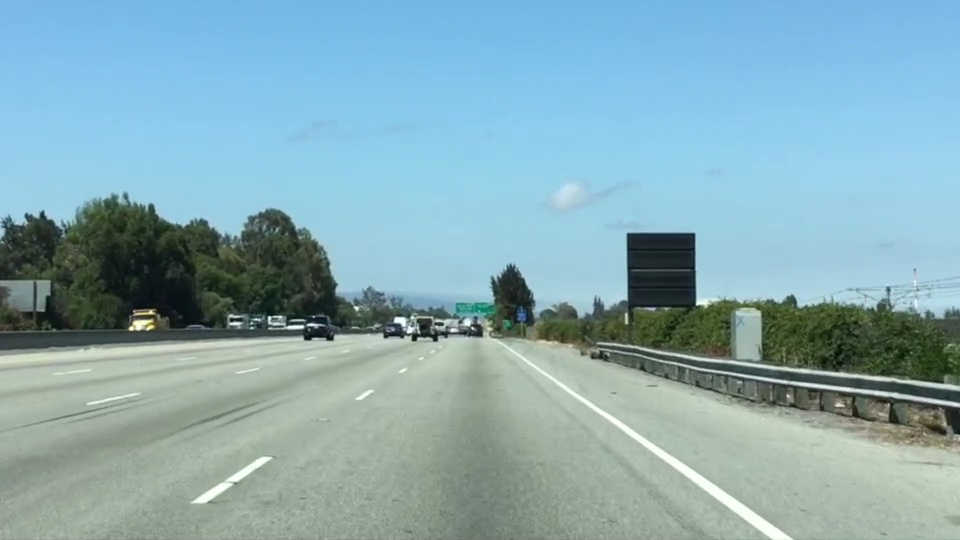
#> input picture dia_2/1_load_image_video/test.jpg, 960 x 540 px, given in place of the camera
$ python tracking.py
#> lines starting #> are read from the running program, lines starting #| are printed output that depends on the picture; after the words box and inside, x2 and y2 are one past the last pixel; in counts of white or black regions, pixels touching at a corner belong together
import cv2
import numpy as np

# Range for Green
lowerBound=np.array([33,80,40])
upperBound=np.array([102,255,255])

# Range for RED
#lowerBound = np.array([170,120,70])
#upperBound = np.array([180,255,255])

cam= cv2.VideoCapture(0)
kernelOpen=np.ones((5,5))
kernelClose=np.ones((20,20))

font = cv2.FONT_HERSHEY_SIMPLEX

while True:
    ret, img=cam.read()
#> img is the input picture: shape (540, 960, 3); mean B, G, R 179.2, 171.1, 135.5
    img=cv2.resize(img,(340,220))
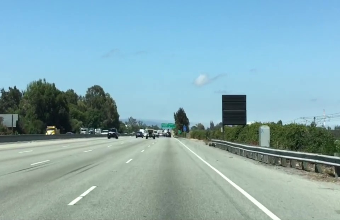
#> img: shape (220, 340, 3); mean B, G, R 179.1, 171.1, 135.4

    #convert BGR to HSV
    imgHSV= cv2.cvtColor(img,cv2.COLOR_BGR2HSV)
#> imgHSV: shape (220, 340, 3); mean H, S, V 80.4, 68.3, 186.4
    # create the Mask
    mask=cv2.inRange(imgHSV,lowerBound,upperBound)
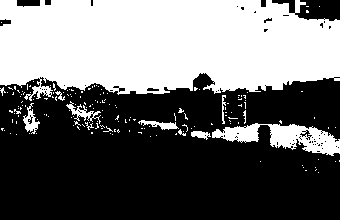
#> mask: shape (220, 340); 42.4% white; 169 white regions (157 under 20 px), largest, box (x1, y1, x2, y2) and area: (0, 0, 340, 101) 28304, (212, 123, 340, 156) 1988, (66, 101, 101, 124) 231
    #morphology
    maskOpen=cv2.morphologyEx(mask,cv2.MORPH_OPEN,kernelOpen)
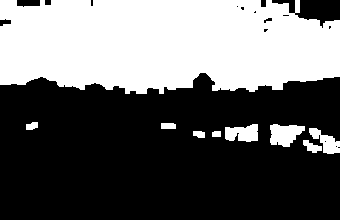
#> maskOpen: shape (220, 340); 39.6% white; 9 white regions, largest, box (x1, y1, x2, y2) and area: (0, 0, 340, 94) 27782, (270, 124, 305, 147) 563, (225, 124, 258, 142) 461
    maskClose=cv2.morphologyEx(maskOpen,cv2.MORPH_CLOSE,kernelClose)
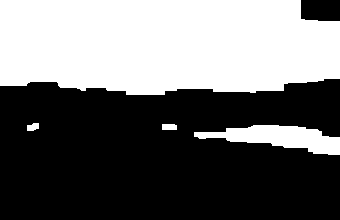
#> maskClose: shape (220, 340); 42.4% white; 4 white regions

    maskFinal=maskClose
    conts,h=cv2.findContours(maskFinal.copy(),cv2.RETR_EXTERNAL,cv2.CHAIN_APPROX_NONE)
#> conts = 4 contours; box (x1, y1, x2, y2) and area: (0, 0, 340, 95) 28776, (194, 125, 340, 155) 2180, (162, 124, 177, 130) 68, (27, 123, 39, 131) 60; h = [[1, -1, -1, -1], [2, 0, -1, -1], [3, 1, -1, -1], [-1, 2, -1, -1]]

    cv2.drawContours(img,conts,-1,(255,0,0),3)
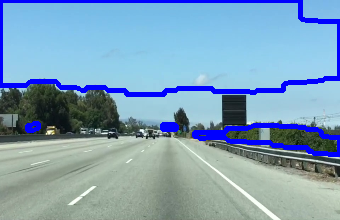
#> img: shape (220, 340, 3); 7% of pixels changed, all inside (x1, y1, x2, y2) = (0, 0, 340, 157)
    for i in range(len(conts)):
        x,y,w,h=cv2.boundingRect(conts[i])
        cv2.rectangle(img,(x,y),(x+w,y+h),(0,0,255), 2)
        cv2.putText(img, str(i+1), (x,y+h), font,1.0, (0,255,255) )
#> this loop made 4 passes
#> (x, y, w, h) on passes 1 to 4: (194, 125, 146, 30), (162, 124, 15, 6), (27, 123, 12, 8), (0, 0, 340, 95)
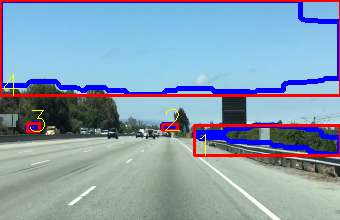
#> img: shape (220, 340, 3); 4.47% of pixels changed, all inside (x1, y1, x2, y2) = (0, 0, 340, 157)

    cv2.imshow("maskClose",maskClose)
    cv2.imshow("maskOpen",maskOpen)
    cv2.imshow("mask",mask)
    cv2.imshow("cam",img)

    if cv2.waitKey(1) & 0xFF == ord('q'):
#> (key q is pressed here)
        break

#> (the run stopped early here; a loop or call above may not have finished)
